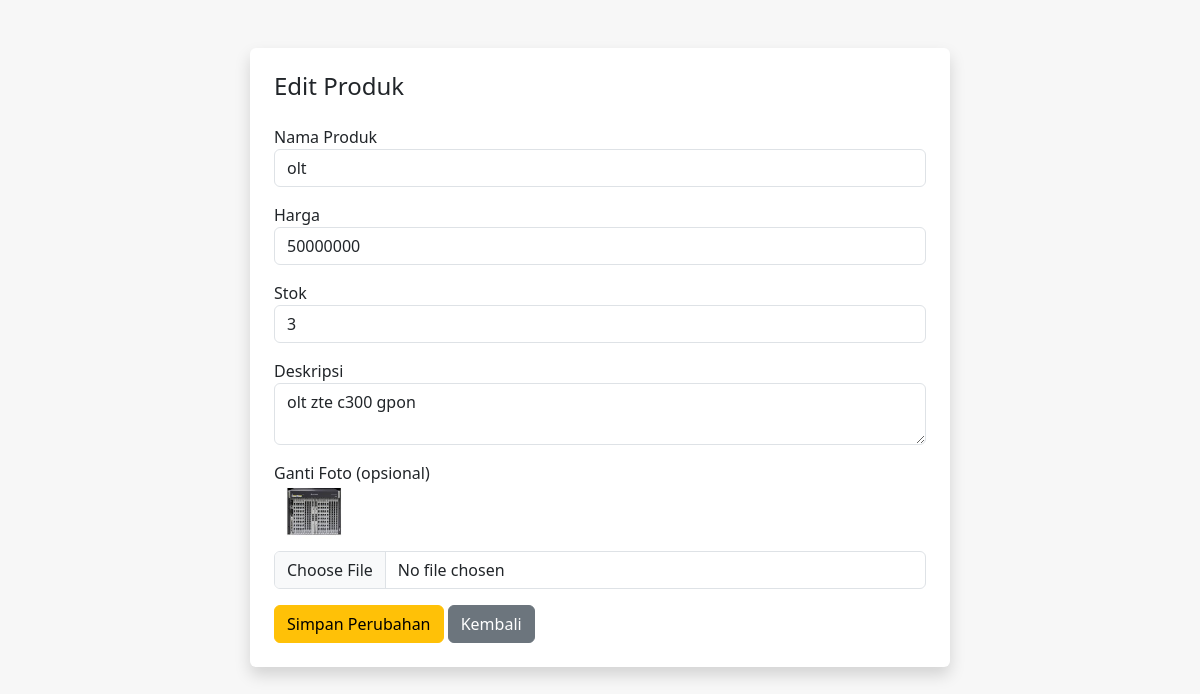
Page /admin/edit.php?id=3 (signed in) on the committed database.
### tables this page shows
CREATE TABLE `produk` (
  `id` int(11) NOT NULL,
  `nama` varchar(255) NOT NULL,
  `harga` int(11) NOT NULL,
  `stok` int(11) NOT NULL DEFAULT 0,
  `deskripsi` text DEFAULT NULL,
  `foto` varchar(255) DEFAULT NULL,
  `created_at` timestamp NOT NULL DEFAULT current_timestamp()
);

### admin/edit.php (the view, shortened to what this page needs)
<?php
include '../config/db.php';
$id = $_GET['id'];
$result = mysqli_query($conn, "SELECT * FROM produk WHERE id=$id");
$produk = mysqli_fetch_assoc($result);
?>
<!DOCTYPE html>
<html lang="id">
<head>
  <link href="https://cdn.jsdelivr.net/npm/bootstrap@5.3.0/dist/css/bootstrap.min.css" rel="stylesheet">
</head>
<body>
  <div class="container mt-5 p-4 bg-white shadow rounded">
    <h4 class="mb-4">Edit Produk</h4>
    <form method="post" enctype="multipart/form-data">
      <div class="mb-3">
        <label>Nama Produk</label>
        <input type="text" name="nama" class="form-control" required value="<?= $produk['nama'] ?>">
      </div>
      <div class="mb-3">
        <label>Harga</label>
        <input type="number" name="harga" class="form-control" required value="<?= $produk['harga'] ?>">
      </div>
      <div class="mb-3">
        <label>Stok</label>
        <input type="number" name="stok" class="form-control" required value="<?= $produk['stok'] ?>">
      </div>
      <div class="mb-3">
        <label>Deskripsi</label>
        <textarea name="deskripsi" class="form-control" required><?= $produk['deskripsi'] ?></textarea>
      </div>
      <div class="mb-3">
        <label>Ganti Foto (opsional)</label><br>
        <img src="../assets/produk/<?= $produk['foto'] ?>" width="80" class="mb-2"><br>
        <input type="file" name="foto" class="form-control">
      </div>
      <button type="submit" name="submit" class="btn btn-warning">Simpan Perubahan</button>
      <a href="produk.php" class="btn btn-secondary">Kembali</a>
    </form>
  </div>
</body>
</html>

### admin/edit.php (style rules this page uses)
body { background-color: #f7f7f7; }
.container { max-width: 700px; }

### rows in the picture
produk: nama "olt", harga "50000000", stok "3", deskripsi "olt zte c300 gpon", foto (picture)
